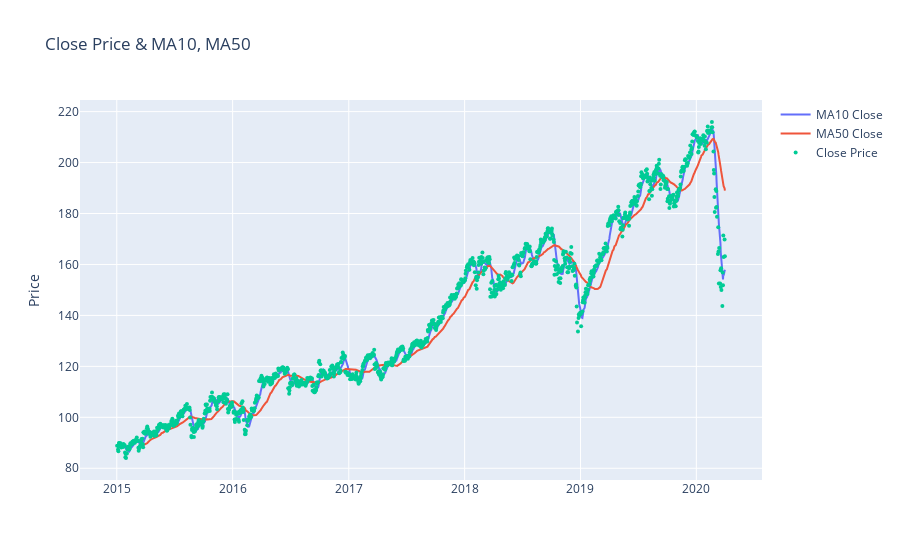

The code cell stored with this chart in its notebook:
### Code cell
MA_Fig = go.Figure([
                    
                    go.Scatter(
                        name='MA10 Close',
                        x = df_lastyears.index,
                        y = df_lastyears['MA10_Close']

                    ),
                    go.Scatter(
                        name='MA50 Close',
                        x = df_lastyears.index,
                        y = df_lastyears['MA50_Close']

                    ),
                    go.Scatter(
                        name='Close Price',
                        x = df_lastyears.index,
                        y = df_lastyears['Close'],
                        mode = 'markers'

                    )
])
MA_Fig.update_layout(
    yaxis_title = 'Price',
    title = 'Close Price & MA10, MA50'
)

MA_Fig.update_traces(
    marker = dict(size=4)
)

MA_Fig.show()

### Figure 1 — Plotly figure (JSON) as saved in the notebook; plotly's stock layout.template omitted (floating-point values rounded to 4 significant figures; data arrays with more than 128 entries replaced by an {"elided": "..."} marker saying what was removed)
{"data": [{"marker": {"size": 4}, "name": "MA10 Close", "type": "scatter", "x": {"elided": "1320 str values"}, "y": {"elided": "1320 float values"}}, {"marker": {"size": 4}, "name": "MA50 Close", "type": "scatter", "x": {"elided": "1320 str values"}, "y": {"elided": "1320 float values"}}, {"marker": {"size": 4}, "mode": "markers", "name": "Close Price", "type": "scatter", "x": {"elided": "1320 str values"}, "y": {"elided": "1320 float values"}}], "layout": {"title": {"text": "Close Price & MA10, MA50"}, "yaxis": {"title": {"text": "Price"}}}}
